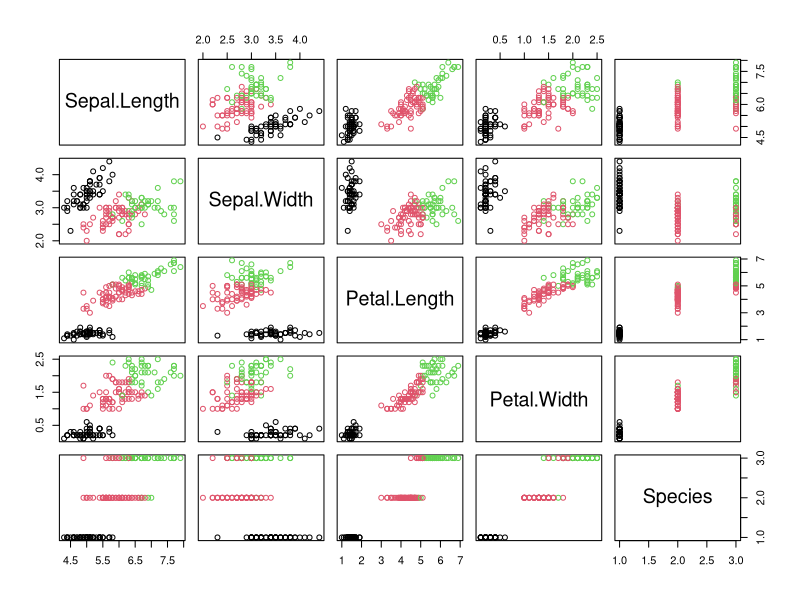

Write the R code that produced this figure.
#import "e1071" for performing cmeans function
library("e1071")
#access inbuilt dataset - iris
data(iris)
#store it to a variable;though not necessary
x<-iris
#remove Species column
x$Species <- NULL
#perform cmeans(variable, no.of clusters, verbose, method)
result<-cmeans(x,3,verbose=FALSE,method="cmeans")
#display result
print(result)
#plot the output
plot(iris, col=result$cluster)